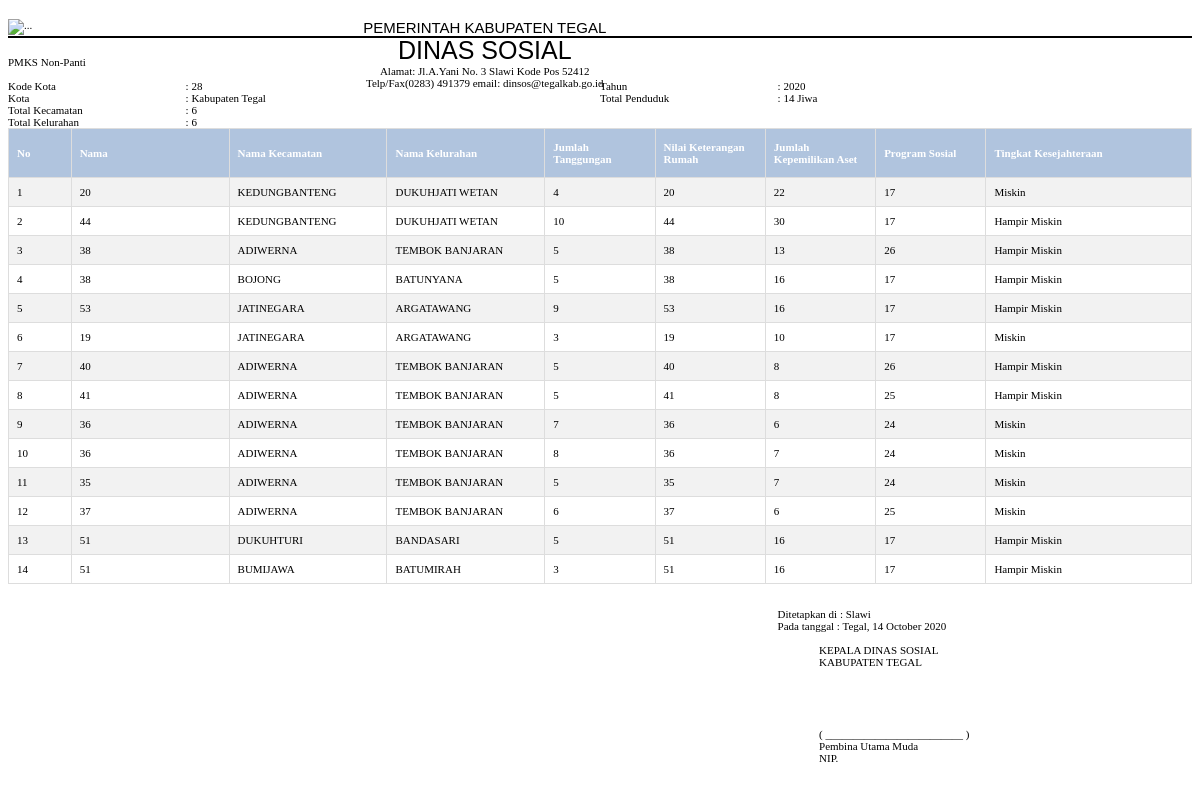
Screenshot of /c_report/unduh_laporan_klasifikasi_penduduk/2020 with the database file from the repository.
### tables this page shows
CREATE TABLE `tb_klasifikasi_penduduk` (
  `klasifikasi_id` int(11) NOT NULL,
  `aset_id` int(11) NOT NULL,
  `rumah_id` int(11) NOT NULL,
  `tempat_id` int(11) NOT NULL,
  `kecamatan` varchar(50) NOT NULL,
  `kelurahan` varchar(50) NOT NULL,
  `jumlah_tanggungan` char(10) NOT NULL,
  `keterangan_rumah` char(10) NOT NULL,
  `jumlah_kepemilikan_aset` char(10) NOT NULL,
  `program_sosial` char(10) NOT NULL,
  `bobot_tanggungan` char(10) NOT NULL,
  `bobot_keterangan_rumah` char(10) NOT NULL,
  `bobot_jumlah_aset` char(10) NOT NULL,
  `bobot_program_sosial` char(10) NOT NULL,
  `total_bobot` decimal(4,1) NOT NULL,
  `klasifikasi` varchar(30) NOT NULL,
  `tahun_klasifikasi` year(4) NOT NULL
);

CREATE TABLE `tb_kecamatan` (
  `kecamatan_id` int(11) NOT NULL,
  `nama_kecamatan` varchar(30) NOT NULL,
  `total_penduduk` char(10) NOT NULL
);

CREATE TABLE `tb_desa` (
  `id_desa` int(3) NOT NULL,
  `nama_desa` varchar(50) NOT NULL,
  `kecamatan_id` int(11) NOT NULL,
  `total_penduduk` char(10) NOT NULL
);

### application/controllers/c_report.php (called while the page is built, shortened)
<?php
class c_report extends CI_Controller{
public function __construct(){
  $this->load->model('mamdani','m_report');
  $this->load->helper('tgl_indo');
  $this->load->library('form_validation');
}
function unduh_laporan_klasifikasi_penduduk($id){
  $this->load->library('dompdf_gen');
$data['report']=$this->m_report->select_untuk_laporan_klasifikasi_penduduk($id);
$data['total_penduduk']= $this->m_report->total_penduduk($id);
$data['sum_kecamatan']=$this->m_report->count_kecamatan_select($id);
$data['sum_kelurahan']=$this->m_report->count_kelurahan_select_kel($id);
$data['tahun']=$this->m_report->get_tahun_klasifikasi_select_kecamatan($id);
$this->load->view('admin/lihatdata/laporan_klasifikasi_penduduk',$data);
}
}
    ?>

### index.php (called while the page is built, shortened)
<?php
require_once BASEPATH.'core/CodeIgniter.php';

### application/models/m_report.php (called while the page is built, shortened)
<?php
class m_report extends CI_Model{
public function get_tahun_klasifikasi_select_kecamatan($id){
  $this->db->select('tahun_klasifikasi');
  $this->db->where('tahun_klasifikasi',$id);
  $q=$this->db->get('tb_klasifikasi_penduduk')->row();
  return $q->tahun_klasifikasi;
}
function select_untuk_laporan_klasifikasi_penduduk($id){
  $this->db->select('*')->from('tb_klasifikasi_penduduk')
  ->join('tb_penduduk_pengenalan_tempat','tb_penduduk_pengenalan_tempat.id=tb_klasifikasi_penduduk.tempat_id')
  ->join('tb_kecamatan','tb_kecamatan.kecamatan_id=tb_klasifikasi_penduduk.kecamatan')
  ->join('tb_desa','tb_desa.id_desa=tb_klasifikasi_penduduk.kelurahan')
  ->where('tahun_klasifikasi',$id);
  return $query = $this->db->get()->result();
}
    }
?>

### application/views/admin/lihatdata/laporan_klasifikasi_penduduk.php (the view, shortened to what this page needs)
<!DOCTYPE html>
<html lang="en"><head>
</head><body>
<div class="container">
    <div id="left">
        <img src="assets/production/images/logoo.png" alt="..." class="imgs">
    </div>
    <div id="right">
        <div class="center">
            <span class="font20">PEMERINTAH KABUPATEN TEGAL</span><br>
            <span class="font30">DINAS SOSIAL</span><br>
            <span>Alamat: Jl.A.Yani No. 3 Slawi Kode Pos 52412</span> <br>
            <span>Telp/Fax(0283) 491379 email: dinsos@tegalkab.go.id</span>
        </div>
    </div>
    <?php date_default_timezone_set('Asia/Jakarta');
        $dates=date('d  F Y');
    ?><br><hr><br>
    <label for="">PMKS Non-Panti</label><br><br>
    <div class="row">
            <div class="rooo">
                <div class="col50">
                    <label for="">Kode Kota </label><br>
                    <label for="">Kota </label><br>
                    <label for="">Total Kecamatan </label><br>
                    <label for="">Total Kelurahan </label>
                </div>
                <div class="col30">
                <label>: 28</label><br>
                <label>: Kabupaten Tegal</label><br>
                <label>: <?php echo $sum_kecamatan ?></label><br>
                <label>: <?php echo $sum_kelurahan ?></label><br>
                </div>
                <div class="col50">
                    <label for="">Tahun </label><br>
                    <label for="">Total Penduduk </label><br>
                </div>
                <div class="col30">
                <label>: <?php echo $tahun ?></label><br>
                <label>: <?php echo $total_penduduk ?> Jiwa</label><br>
                </div>
            </div>
        </div>
        <table id="table">
            <tr>
                <th class="th1">No</th>
                <th class="th2">Nama</th>
                <th class="th2">Nama Kecamatan </th>
                <th class="th3">Nama Kelurahan</th>
                <th class="th4">Jumlah Tanggungan</th>
                <th class="th5">Nilai Keterangan Rumah</th>
                <th class="th6">Jumlah Kepemilikan Aset</th>
                <th class="th6">Program Sosial</th>
                <th class="th7">Tingkat Kesejahteraan</th>
            </tr>
            <?php $no=1;
            foreach ($report as $ct) : ?>
            <tr>
                <td class="th1"><?php echo $no++ ?></td>
                <td><?php echo $ct->keterangan_rumah ?></td>
                <td><?php echo $ct->nama_kecamatan ?></td>
                <td><?php echo $ct->nama_desa ?></td>
                <td><?php echo $ct->jumlah_tanggungan ?></td>
                <td><?php echo $ct->keterangan_rumah ?></td>
                <td><?php echo $ct->jumlah_kepemilikan_aset ?></td>
                <td><?php echo $ct->program_sosial ?></td>
                <td><?php echo $ct->klasifikasi ?></td>
            </tr>
            <?php endforeach; ?>
        </table>
    <br><br>
    <div class="kanan">
        <label for="">Ditetapkan di : Slawi</label><br>
        <label for="">Pada tanggal : Tegal, <?php echo $dates ?></label><br><br>
        <div class="kiri">
            <label for="">KEPALA DINAS SOSIAL</label><br>
            <label for="">KABUPATEN TEGAL</label><br><br><br><br><br><br>
            <label for="">( _________________________ )</label><br>
            <label for="">Pembina Utama Muda</label><br>
            <label for="">NIP.</label><br>
        </div>
    </div>
</div>
</body></html>

### application/views/admin/lihatdata/laporan_klasifikasi_penduduk.php (style rules this page uses)
body { font-family:"Times New Roman"Arial, Helvetica, sans-serif; font-size:11px; }
hr { border:1px solid black; }
#table { font-family:"Times New Roman",Arial, Helvetica, sans-serif; font-size:11px; border-collapse:collapse; table-layout:fixed; width:100%; }
#table td, #table th { border:1px,solid #ddd; padding:8px; }
.th1 { width:5%; }
.th2 { width:15%; }
.th3 { width:15%; }
.th4 { width:10%; }
.th5 { width:10%; }
.th6 { width:10%; }
.th7 { width:20%; }
#table tr:nth-child(even) { background-color:#f2f2f2; }
#table th { padding-top:12px; padding-bottom:12px; text-align:left; background-color:#b0c4de; color:white; }
.container { word-wrap:break-word; background:white; display:block; margin:0 auto; margin-bottom:0.5cm; margin-top:0.5cm; }
.imgs { width:62px; height:70px; margin:-25 auto; top:0px; }
.col50 { float:left; width:15%; display:table-cell; }
.col30 { float:left; width:35%; display:table-cell; }
.row { display: table; width:100%; }
.rooo { display:table-row; }
.font20 { font-family:"Tahoma",Arial, Helvetica, sans-serif; font-size:15px; }
.font30 { font-family:"Tahoma",Arial, Helvetica, sans-serif; font-size:25px; }
.kanan { margin-left:65%; text-align:left; }
.kiri { margin-left:10%; text-align:left; }
.center { font-family:"Times New Roman"; position:fixed; border:0px solid; text-align:center; }
#left { width:30%; float:left; }
#right { width:65%; float:left; }

### rows the page displays
tb_klasifikasi_penduduk: keterangan_rumah "20", tb_kecamatan.nama_kecamatan "KEDUNGBANTENG", tb_desa.nama_desa "DUKUHJATI WETAN", jumlah_tanggungan "4", jumlah_kepemilikan_aset "22", program_sosial "17", klasifikasi "Miskin"
tb_klasifikasi_penduduk: keterangan_rumah "44", tb_kecamatan.nama_kecamatan "KEDUNGBANTENG", tb_desa.nama_desa "DUKUHJATI WETAN", jumlah_tanggungan "10", jumlah_kepemilikan_aset "30", program_sosial "17", klasifikasi "Hampir Miskin"
tb_klasifikasi_penduduk: keterangan_rumah "38", tb_kecamatan.nama_kecamatan "ADIWERNA", tb_desa.nama_desa "TEMBOK BANJARAN", jumlah_tanggungan "5", jumlah_kepemilikan_aset "13", program_sosial "26", klasifikasi "Hampir Miskin"
tb_klasifikasi_penduduk: keterangan_rumah "38", tb_kecamatan.nama_kecamatan "BOJONG", tb_desa.nama_desa "BATUNYANA", jumlah_tanggungan "5", jumlah_kepemilikan_aset "16", program_sosial "17", klasifikasi "Hampir Miskin"
tb_klasifikasi_penduduk: keterangan_rumah "53", tb_kecamatan.nama_kecamatan "JATINEGARA", tb_desa.nama_desa "ARGATAWANG", jumlah_tanggungan "9", jumlah_kepemilikan_aset "16", program_sosial "17", klasifikasi "Hampir Miskin"
tb_klasifikasi_penduduk: keterangan_rumah "19", tb_kecamatan.nama_kecamatan "JATINEGARA", tb_desa.nama_desa "ARGATAWANG", jumlah_tanggungan "3", jumlah_kepemilikan_aset "10", program_sosial "17", klasifikasi "Miskin"
tb_klasifikasi_penduduk: keterangan_rumah "40", tb_kecamatan.nama_kecamatan "ADIWERNA", tb_desa.nama_desa "TEMBOK BANJARAN", jumlah_tanggungan "5", jumlah_kepemilikan_aset "8", program_sosial "26", klasifikasi "Hampir Miskin"
tb_klasifikasi_penduduk: keterangan_rumah "41", tb_kecamatan.nama_kecamatan "ADIWERNA", tb_desa.nama_desa "TEMBOK BANJARAN", jumlah_tanggungan "5", jumlah_kepemilikan_aset "8", program_sosial "25", klasifikasi "Hampir Miskin"
tb_klasifikasi_penduduk: keterangan_rumah "36", tb_kecamatan.nama_kecamatan "ADIWERNA", tb_desa.nama_desa "TEMBOK BANJARAN", jumlah_tanggungan "7", jumlah_kepemilikan_aset "6", program_sosial "24", klasifikasi "Miskin"
tb_klasifikasi_penduduk: keterangan_rumah "36", tb_kecamatan.nama_kecamatan "ADIWERNA", tb_desa.nama_desa "TEMBOK BANJARAN", jumlah_tanggungan "8", jumlah_kepemilikan_aset "7", program_sosial "24", klasifikasi "Miskin"
tb_klasifikasi_penduduk: keterangan_rumah "35", tb_kecamatan.nama_kecamatan "ADIWERNA", tb_desa.nama_desa "TEMBOK BANJARAN", jumlah_tanggungan "5", jumlah_kepemilikan_aset "7", program_sosial "24", klasifikasi "Miskin"
tb_klasifikasi_penduduk: keterangan_rumah "37", tb_kecamatan.nama_kecamatan "ADIWERNA", tb_desa.nama_desa "TEMBOK BANJARAN", jumlah_tanggungan "6", jumlah_kepemilikan_aset "6", program_sosial "25", klasifikasi "Miskin"
tb_klasifikasi_penduduk: keterangan_rumah "51", tb_kecamatan.nama_kecamatan "DUKUHTURI", tb_desa.nama_desa "BANDASARI", jumlah_tanggungan "5", jumlah_kepemilikan_aset "16", program_sosial "17", klasifikasi "Hampir Miskin"
tb_klasifikasi_penduduk: keterangan_rumah "51", tb_kecamatan.nama_kecamatan "BUMIJAWA", tb_desa.nama_desa "BATUMIRAH", jumlah_tanggungan "3", jumlah_kepemilikan_aset "16", program_sosial "17", klasifikasi "Hampir Miskin"

### other values shown
$sum_kecamatan "6"
$sum_kelurahan "6"
$total_penduduk "14"
